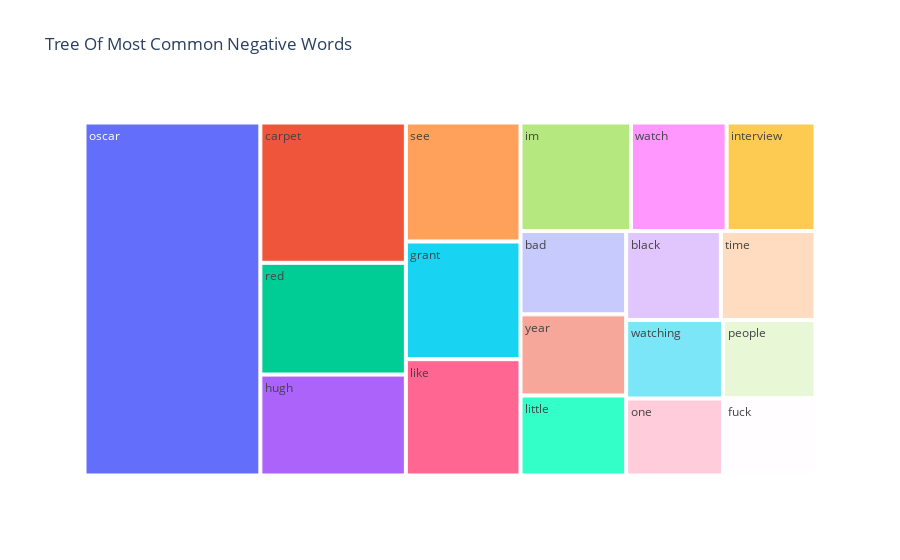

This figure's notebook cell:
### Code cell
fig = px.treemap(temp_negative, path=['Common_words'], values='count',title='Tree Of Most Common Negative Words')
fig.show()

### Figure 1 — Plotly figure (JSON) as saved in the notebook; plotly's stock layout.template omitted (floating-point values rounded to 4 significant figures)
{"data": [{"branchvalues": "total", "domain": {"x": [0, 1], "y": [0, 1]}, "hovertemplate": "labels=%{label}<br>count=%{value}<br>parent=%{parent}<br>id=%{id}<extra></extra>", "ids": ["bad", "black", "carpet", "fuck", "grant", "hugh", "im", "interview", "like", "little", "one", "oscar", "people", "red", "see", "time", "watch", "watching", "year"], "labels": ["bad", "black", "carpet", "fuck", "grant", "hugh", "im", "interview", "like", "little", "one", "oscar", "people", "red", "see", "time", "watch", "watching", "year"], "name": "", "parents": ["", "", "", "", "", "", "", "", "", "", "", "", "", "", "", "", "", "", ""], "type": "treemap", "values": [229, 219, 531, 186, 351, 382, 312, 251, 347, 220, 194, 1615, 188, 423, 355, 219, 270, 198, 223]}], "layout": {"legend": {"tracegroupgap": 0}, "title": {"text": "Tree Of Most Common Negative Words"}}}
